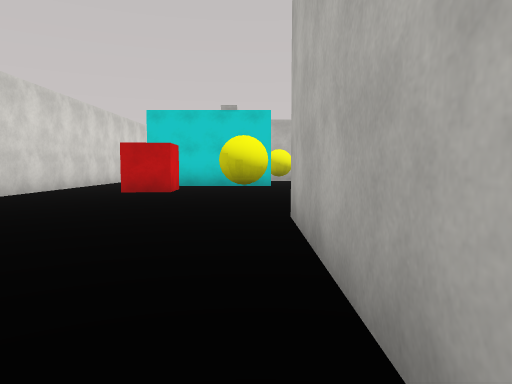
View 1 (above)

19 first-person views from a walk through a Unity game level. The camera is 1.2 m above the floor, tilts 4° down and sees 70° across. The floor is counted in squares, 2 m on a side. Each view is taken from the middle of a square. On the plan, view 1 faces up. The plan holds only what a view shows up to about 10 squares ahead; the rest is blank. The place goes on beyond the plan. Surface patterns are stand-ins for the level's own textures.

View 2
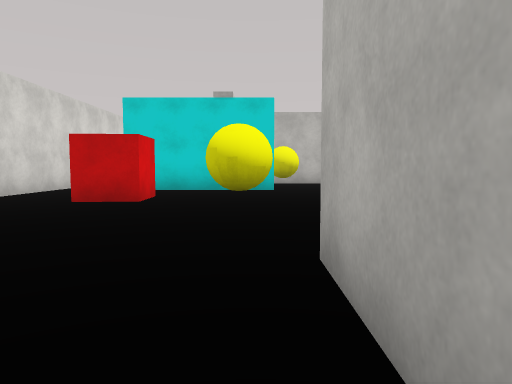

View 3
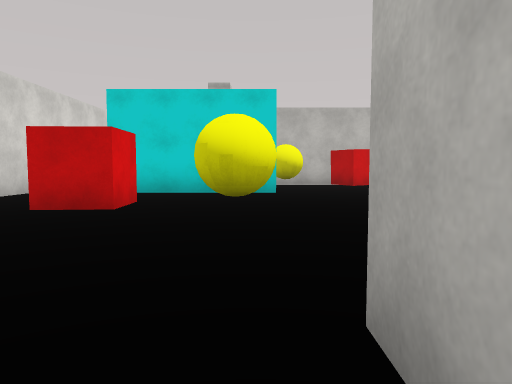

View 4
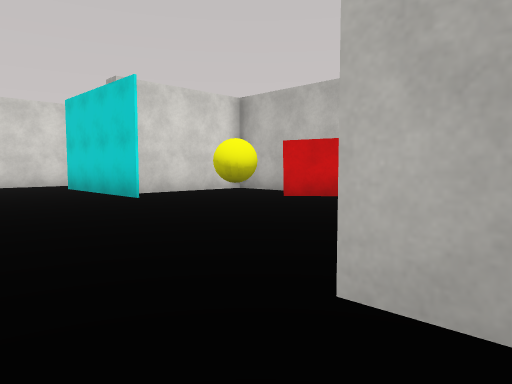

View 5
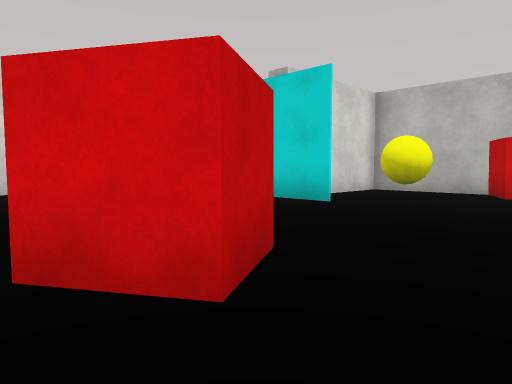

View 6
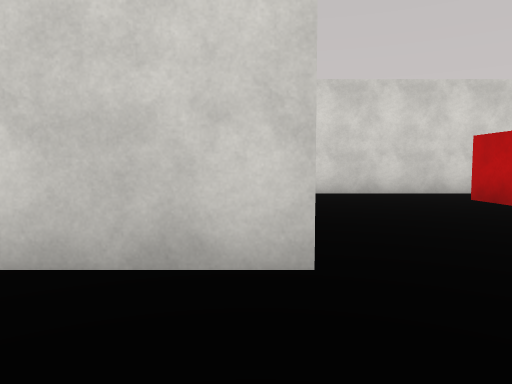

View 7
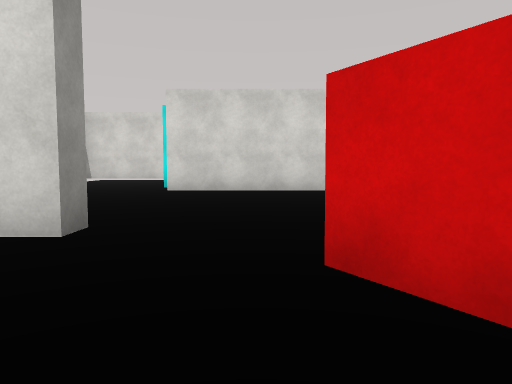

View 8
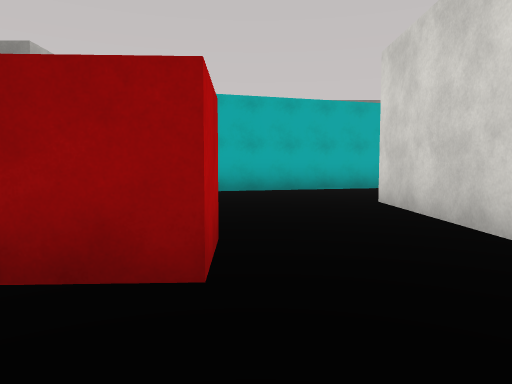

View 9
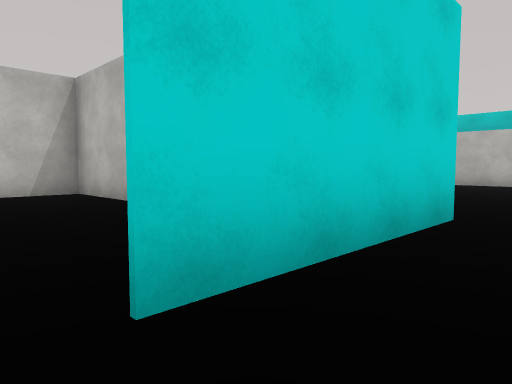

View 10
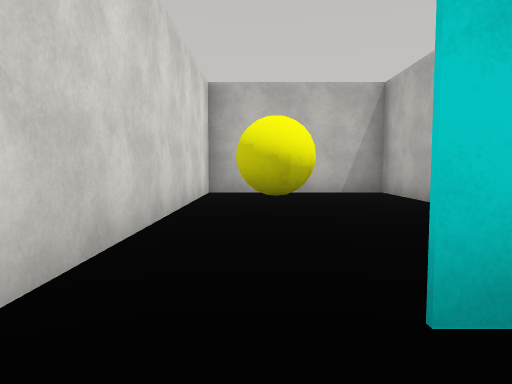

View 11
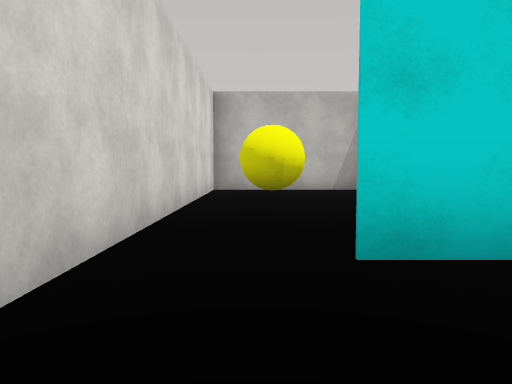

View 12
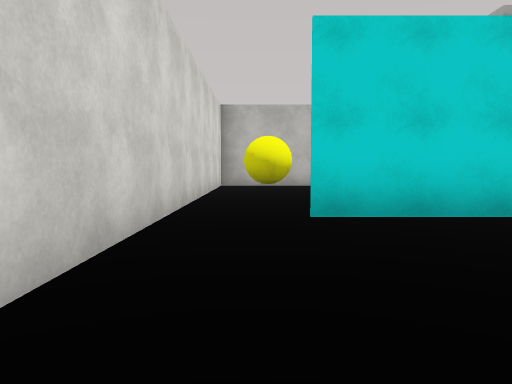

View 13
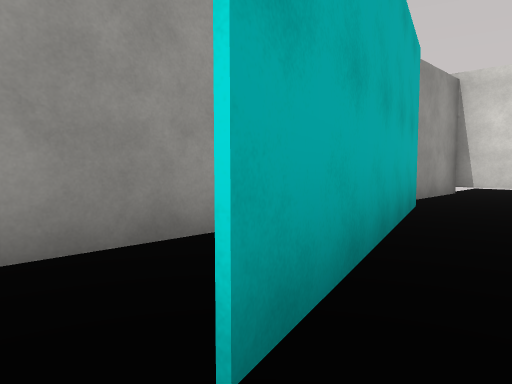

View 14
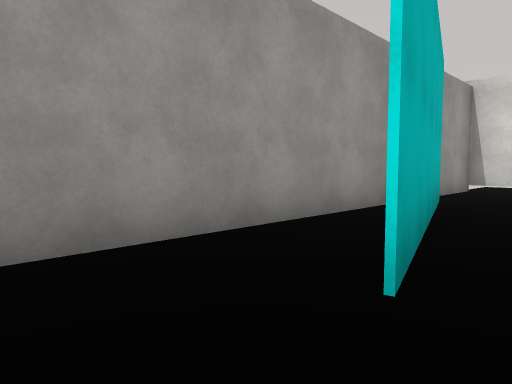

View 15
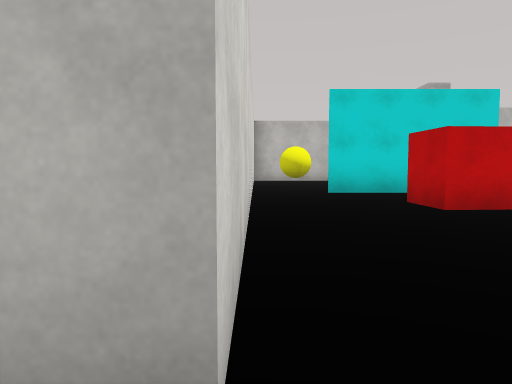

View 16
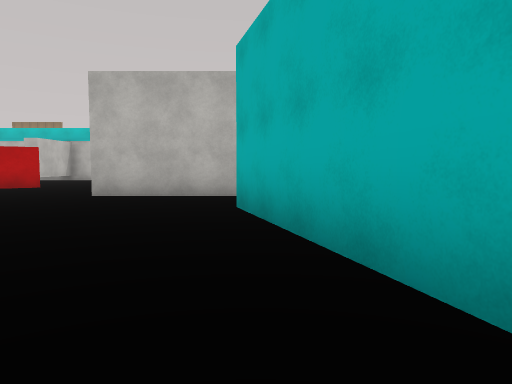

View 17
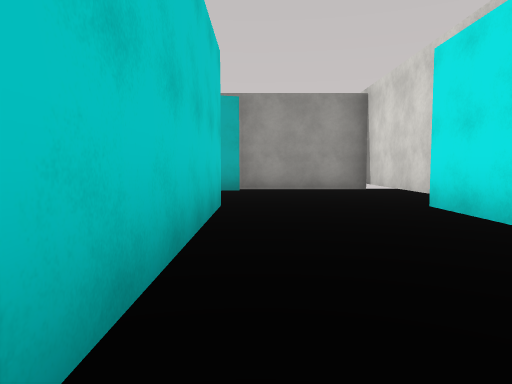

View 18
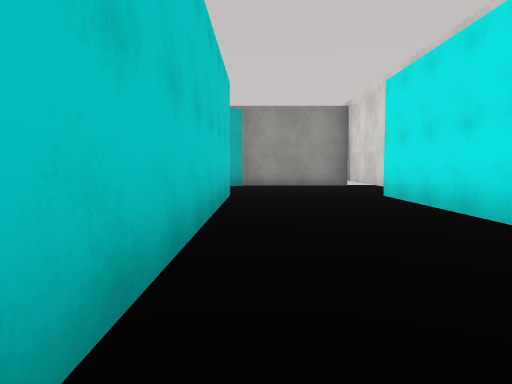

View 19
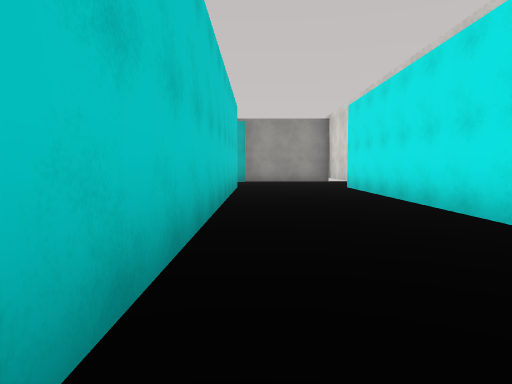

### Floor plan
Points are (right, up) in squares from view 1. A wall is a line through its corners. A room is listed if a view was taken in it or the views show most of it. See-through windows are left out.
Room 1 (view 1)
walls: (-3.9, -0.6) (-0.4, -0.6)
ways out: opening at (-0.5, 1) to room 2
Room 2 (views 2, 3, 4, 5, 6, 7, 8, 9, 10, 11, 12, 13, 14, 15)
walls: (2.1, 14.9) (-0.6, 14.9) (-0.6, 11.9); (0.5, 11.3) (-3.4, 11.3); (6.9, 8.9) (6.4, 8.9); (-5.1, 11.5) (-5.1, 3.8) (-5.6, 3.8); (0.4, 0.5) (0.4, 4.3) (0.9, 4.3) (0.9, 2.5); (-4, 0.6) (-1.6, 1.3)
ways out: opening at (-0.5, 1) to room 1; opening at (-4.5, 2.5) to room 3; opening at (-4, 11) to room 4
objects: red cube (-2, 8); yellow ball (0, 7) to (0, 8); yellow ball (1, 13) to (1, 14); red cube (2, 7) to (3, 7); red cube (3, 13) to (3, 14)
Room 3 (views 16, 17, 18, 19)
walls: (-9.6, 10.4) (-9.6, 3.5); (-6.5, 3.4) (-6.5, 13.4); (-9.9, 3) (-9.9, -0.6) (-3.9, -0.6); (-6.6, -0.2) (-4, 0.6)
ways out: opening at (-4.5, 2.5) to room 2
Room 4 (no view inside)
walls: (-1.1, 16) (-1.1, 18.4) (-5.1, 18.4) (-5.1, 11.5)
ways out: opening at (-4, 11) to room 2
objects: yellow ball (-4, 14) to (-4, 15)

Where each view was taken, in squares from view 1:
view 1: 0 up, 0 right, facing up
view 2: 2 up, 0 right, facing up
view 3: 3 up, 0 right, facing up
view 4: 8 up, 7 right, facing up-left
view 5: 6 up, 4 right, facing up-left
view 6: 4 up, 3 right, facing left
view 7: 6 up, 4 right, facing left
view 8: 10 up, 3 left, facing down
view 9: 10 up, 4 left, facing up-right
view 10: 10 up, 4 left, facing up
view 11: 9 up, 4 left, facing up
view 12: 7 up, 4 left, facing up
view 13: 2 up, 1 left, facing down-left
view 14: 2 up, 0 right, facing down-left
view 15: 3 up, 5 left, facing up
view 16: 1 up, 7 left, facing right
view 17: 9 up, 7 left, facing down
view 18: 11 up, 7 left, facing down
view 19: 14 up, 7 left, facing down
